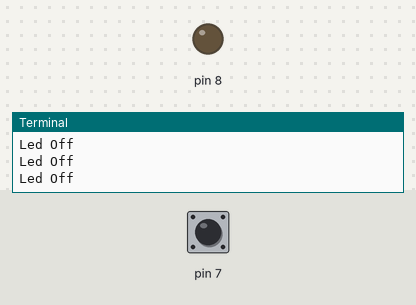
A program run on a simulated Raspberry Pi (header pin numbers). Parts: output pins drawn as LEDs (lit = HIGH), the last lines printed to the terminal. Inputs (shaded band) come from the test bench; at power-on: pin 7 HIGH.

Above: at 1.2 s.
1.3 s: pin 7 pulled LOW for 0.6 s
At 1.8 s:
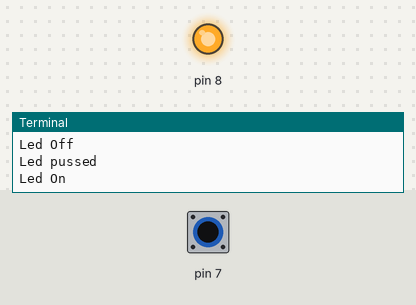
3.5 s: pin 7 pulled LOW for 3.2 s
At 7.3 s:
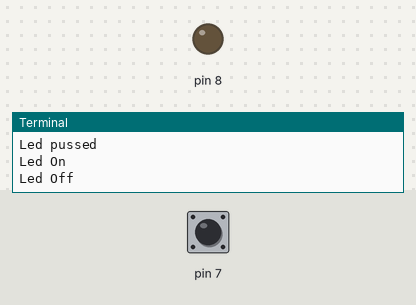
Timing chart, 0 to 8.8 s (numbered marks = the images above; inputs shaded):
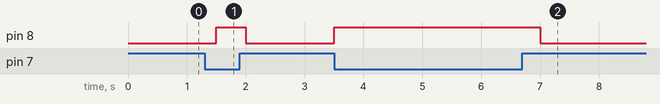

The program:

Buttn_control_led.py
```python
import RPi.GPIO as GPIO    	# Default library to contol GPIO pins of raspberry pi
import time					# python library for adding delay dunctions

GPIO.setmode(GPIO.BOARD)	# this function set the naming convention of the gpio pins

GPIO.setup(8, GPIO.OUT)		# this function makes the given pin(8) as a output pin
GPIO.setup(7, GPIO.IN, pull_up_down= GPIO.PUD_UP)	# this function makes the given pin(8) as a input pin and an input Pull_up

while True:
	if GPIO.input(7)== 0:							# this part checks the button is pressed or not
		print("Led pussed")							# if pressed then this block will execute
		GPIO.output(8, True)						# this function change the GPIO voltage to +5 volts
		print("Led On")								# ptints a message
		time.sleep(.5)								# this function dives a delay of .5 sec. you can change the value and (1 = 1 sec)


	else:											# otherwise nothing will happens
		GPIO.output(8, False)						# this function change the GPIO voltage to 0 volts
		print("Led Off")							# ptints a message
		time.sleep(.5)								# this function dives a delay of .5 sec. you can change the value and (1 = 1 sec)
```

Measured:
- after the input at 1.3 s, pin 8: LOW → HIGH after 0.20 s, → LOW 0.50 s later
- after the input at 3.5 s, pin 8: LOW → HIGH at once, → LOW 3.5 s later
